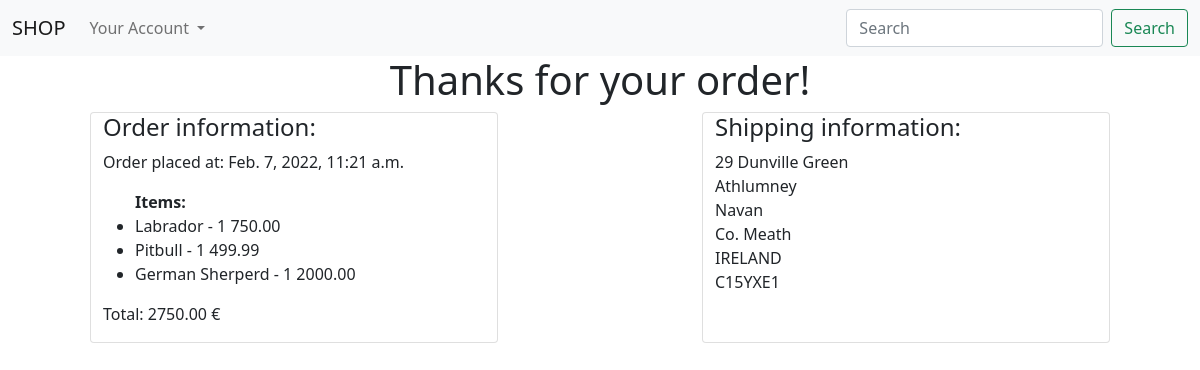
/success/, run on the app's committed database.
### duarteshop/models.py (models this page shows)
class Order(models.Model):
    id = models.IntegerField(primary_key=True)
    basketId = models.ForeignKey(Basket, on_delete=models.CASCADE)
    user_id = models.ForeignKey(APIUser, on_delete=models.CASCADE)
    addressline1 = models.CharField(max_length=100, default = '')
    addressline2 = models.CharField(max_length=100, default = '')
    city = models.CharField(max_length=40, default = '')
    county = models.CharField(max_length=15, default = '')
    country = models.CharField(max_length=7, default='IRELAND', editable=False)
    eircode = models.CharField(max_length=7, default = '')
    datetimeOrder = models.DateTimeField(auto_now_add=True)
    total_price = models.DecimalField(max_digits=6, decimal_places=2, default=0.0)

class BasketItem(models.Model):
    id = models.IntegerField(primary_key=True)
    basketId = models.ForeignKey(Basket, on_delete=models.CASCADE)
    productId = models.ForeignKey(Product, on_delete=models.CASCADE)
    quantity = models.IntegerField(default=1)
    def price(self):
        return self.productId.price * self.quantity

class Product(models.Model):
    id = models.IntegerField(primary_key=True)
    name = models.TextField()
    description = models.TextField(null=True)
    price = models.DecimalField(max_digits=6, decimal_places=2, default=0.0)
    image = models.FileField(upload_to='products', null=True)
    isOnSale = models.BooleanField(default=False)
    isInStock = models.BooleanField(default=True)

### duarteshop/views.py (the view)
# urls.py: path('success/', views.success, name="success"),
def success(request):
    testOrder = Order.objects.filter(id = 6).first()
    basket = Basket.objects.filter(user_id = testOrder.user_id).first()
    sbi = BasketItem.objects.filter(basketId=basket)
    total = 0.0
    for item in sbi:
        total += float(item.price())
    return render(request, 'ordercomplete.html', {'order': testOrder, 'basket': basket, 'sbi': sbi, 'total_price': 0.0})

### duarteshop/templates/ordercomplete.html (shortened to what this page needs)
{%  extends "base.html" %}
{%  block content %}
    <div class="justify-content-center text-center">
        <h1>Thanks for your order!</h1>
    </div>
    <div class="justify-content-center text-center">
        <div class="row justify-content-evenly">
            <div class="container card text-start col-4">
                <h4>Order information:</h4>
                <p>Order placed at: {{order.datetimeOrder}}</p>
                <ul><strong>Items:</strong>
                {% for item in sbi %}
                    <li>{{item.productId.name}} - {{item.quantity}} {{item.price}}</li>
                {% endfor %}
                </ul>
                <p>Total: {{order.total_price}} €</p>
            </div>
            <div class="container card text-start col-4">
                <h4>Shipping information:</h4>
                <p>
                    {{order.addressline1}} <br>
                    {{order.addressline2}} <br>
                    {{order.city}} <br>
                    {{order.county}} <br>
                    {{order.country}} <br>
                    {{order.eircode}}
                </p>
            </div>
        </div>
    </div>
{%  endblock %}

### data on the page
Order: datetimeOrder "Feb. 7, 2022, 11:21 a.m.", total_price "2750.00", addressline1 "29 Dunville Green", addressline2 "Athlumney", city "Navan", county "Co. Meath", country "IRELAND", eircode "C15YXE1"
BasketItem: productId.name "Labrador", quantity "1", price "750.00"
BasketItem: productId.name "Pitbull", quantity "1", price "499.99"
BasketItem: productId.name "German Sherperd", quantity "1", price "2000.00"
